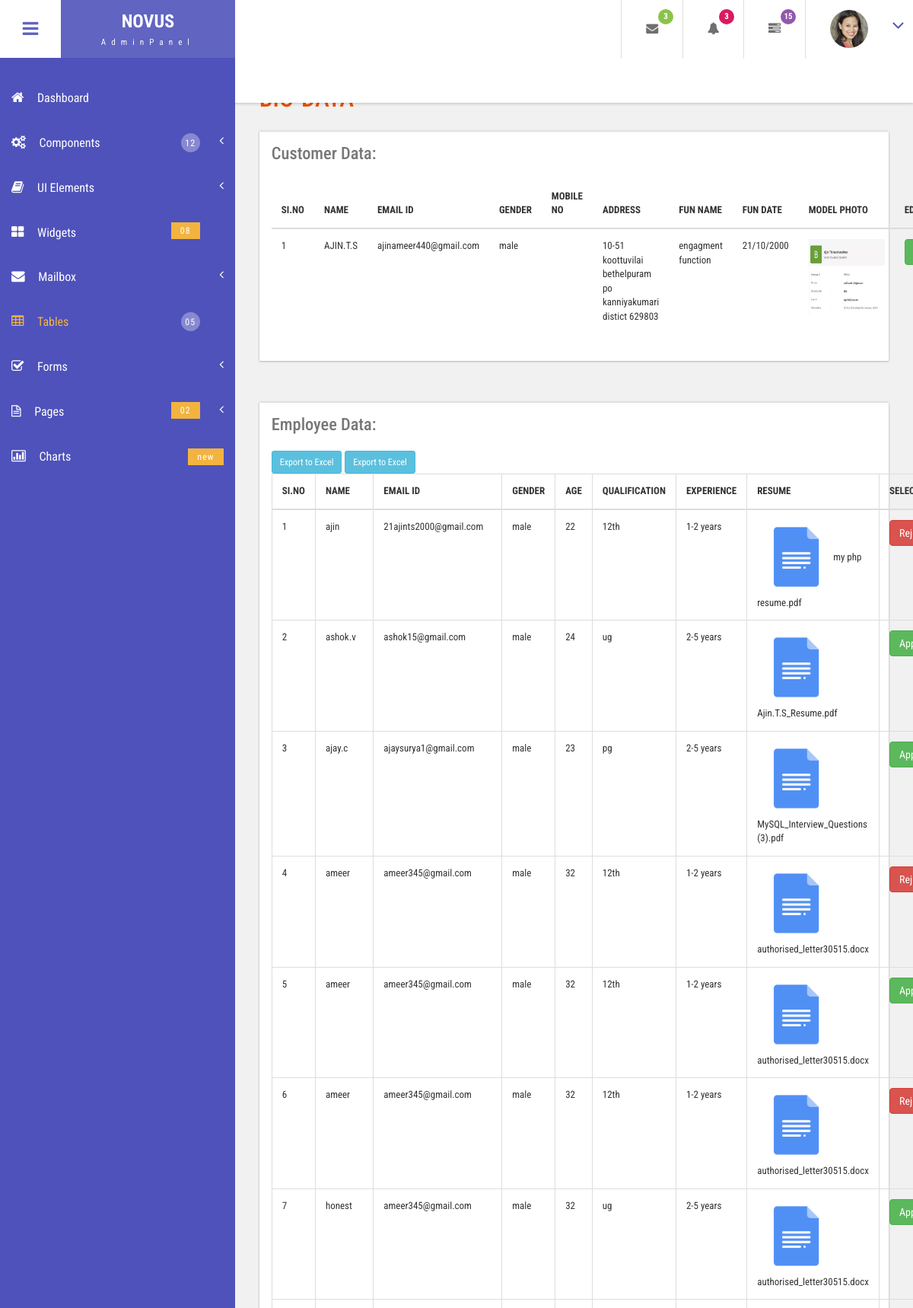
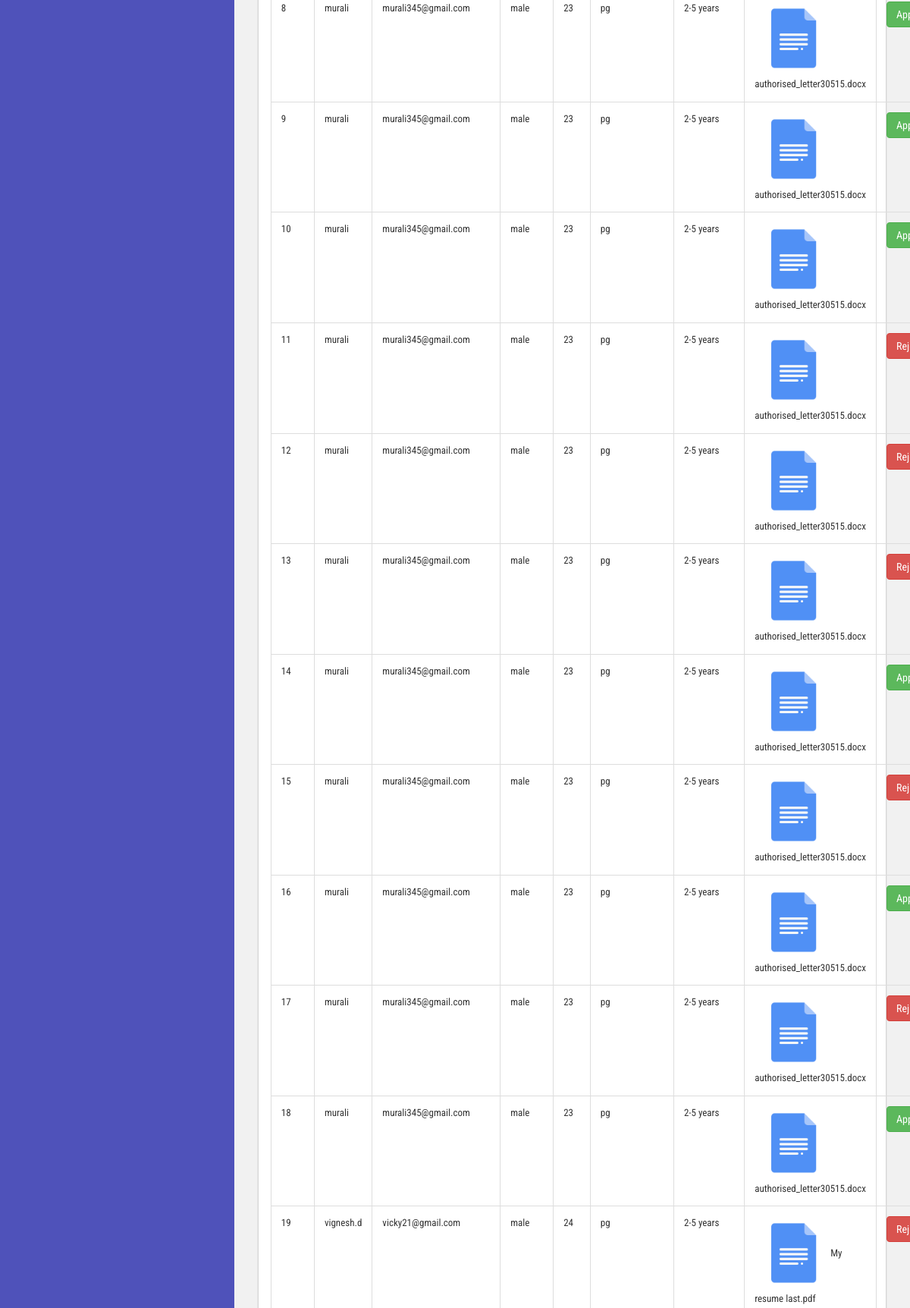
The page /admin/biodata.php (upper part) on the database its author committed (2 pictures, top to bottom).
### tables this page shows
CREATE TABLE `customer_table` (
  `cust_id` int(30) NOT NULL,
  `cust_name` varchar(30) NOT NULL,
  `cust_emailid` varchar(100) NOT NULL,
  `cust_gender` varchar(20) NOT NULL,
  `cust_address` varchar(500) NOT NULL,
  `cust_mobileno` varchar(40) NOT NULL,
  `function_name` varchar(30) NOT NULL,
  `function_date` varchar(20) NOT NULL,
  `model_photo` varchar(400) NOT NULL
);

CREATE TABLE `employee_details` (
  `emp_id` int(30) NOT NULL,
  `name` varchar(30) NOT NULL,
  `email` varchar(100) NOT NULL,
  `gender` varchar(20) NOT NULL,
  `age` varchar(20) NOT NULL,
  `qualification` varchar(50) NOT NULL,
  `experience` varchar(30) NOT NULL,
  `resume` varchar(500) NOT NULL,
  `job_id` int(50) NOT NULL,
  `status` int(10) NOT NULL
);

### admin/biodata.php (the view, shortened to what this page needs)
<!DOCTYPE HTML>
<html>
<head>
<link href="css/bootstrap.css" rel='stylesheet' type='text/css' />
<link href="css/style.css" rel='stylesheet' type='text/css' />
<link href="css/font-awesome.css" rel="stylesheet">
<link href="css/animate.css" rel="stylesheet" type="text/css" media="all">
<link href="css/custom.css" rel="stylesheet">
</head>
<body class="cbp-spmenu-push">
	<div class="main-content">
		<div class=" sidebar" role="navigation">
            <div class="navbar-collapse">
				<nav class="cbp-spmenu cbp-spmenu-vertical cbp-spmenu-left" id="cbp-spmenu-s1">
					<ul class="nav" id="side-menu">
						<li>
							<a href="dashboard.php"><i class="fa fa-home nav_icon"></i>Dashboard</a>
						</li>
						<li>
							<a href="#"><i class="fa fa-cogs nav_icon"></i>Components <span class="nav-badge">12</span> <span class="fa arrow"></span></a>
						</li>
						<li class="">
							<a href="#"><i class="fa fa-book nav_icon"></i>UI Elements <span class="fa arrow"></span></a>
						</li>
						<li>
							<a href="widgets.php"><i class="fa fa-th-large nav_icon"></i>Widgets <span class="nav-badge-btm">08</span></a>
						</li>
						<li>
							<a href="#"><i class="fa fa-envelope nav_icon"></i>Mailbox<span class="fa arrow"></span></a>
						</li>
						<li>
							<a href="biodata.php"><i class="fa fa-table nav_icon"></i>Tables <span class="nav-badge">05</span></a>
						</li>
						<li>
							<a href="#"><i class="fa fa-check-square-o nav_icon"></i>Forms<span class="fa arrow"></span></a>
						</li>
						<li>
							<a href="#"><i class="fa fa-file-text-o nav_icon"></i>Pages<span class="nav-badge-btm">02</span><span class="fa arrow"></span></a>
						</li>
						<li>
							<a href="charts.php" class="chart-nav"><i class="fa fa-bar-chart nav_icon"></i>Charts <span class="nav-badge-btm pull-right">new</span></a>
						</li>
					</ul>
				</nav>
			</div>
		</div>
		<div class="sticky-header header-section ">
			<div class="header-left">
				<button id="showLeftPush"><i class="fa fa-bars"></i></button>
				<div class="logo">
					<a href="dashboard.php">
						<h1>NOVUS</h1>
						<span>AdminPanel</span>
					</a>
				</div>
				<div class="search-box">
					<form class="input">
						<label class="input__label" for="input-31">
						</label>
					</form>
				</div>
			</div>
			<div class="header-right">
				<div class="profile_details_left">
					<ul class="nofitications-dropdown">
						<li class="dropdown head-dpdn">
							<a href="#" class="dropdown-toggle" data-toggle="dropdown" aria-expanded="false"><i class="fa fa-envelope"></i><span class="badge">3</span></a>
						</li>
						<li class="dropdown head-dpdn">
							<a href="#" class="dropdown-toggle" data-toggle="dropdown" aria-expanded="false"><i class="fa fa-bell"></i><span class="badge blue">3</span></a>
						</li>
						<li class="dropdown head-dpdn">
							<a href="#" class="dropdown-toggle" data-toggle="dropdown" aria-expanded="false"><i class="fa fa-tasks"></i><span class="badge blue1">15</span></a>
						</li>
					</ul>
					<div class="clearfix"> </div>
				</div>
				<div class="profile_details">
					<ul>
						<li class="dropdown profile_details_drop">
							<a href="#" class="dropdown-toggle" data-toggle="dropdown" aria-expanded="false">
								<div class="profile_img">
									<span class="prfil-img"><img src="images/a.png" alt=""> </span>
									<i class="fa fa-angle-down lnr"></i>
								</div>
							</a>
						</li>
					</ul>
				</div>
				<div class="clearfix"> </div>
			</div>
			<div class="clearfix"> </div>
		</div>
		<div id="page-wrapper">
			<div class="main-page">
				<div class="tables">
					<h3 class="title1">BIO-DATA</h3>
					<div class="panel-body widget-shadow">
						<h4>Customer Data:</h4>
						<table class="table">
							<thead>
								<tr>
                                    <th>SI.NO</th>
                                    <th>NAME</th>
                                    <th>EMAIL ID</th>
                                    <th>GENDER</th>
                                    <th>MOBILE NO</th>
                                    <th>ADDRESS</th>
                                    <th>FUN NAME</th>
                                    <th>FUN DATE</th>
                                    <th>MODEL PHOTO</th>
                                    <th>EDIT</th>
								</tr>
							</thead>
                            <?php
                                require("connection.php");
                                $res=$con->query("select * from `customer_table`");
                                $count=$res->num_rows;
                                if($count>0)
                                {
	                            $count=0;
                                while($row=$res->fetch_assoc())
                                {
				                    $count+=1;
                             ?>
                            <tr>
                                <td><?php echo $count;?></td>
                                <td><?php echo $row["cust_name"];?></td>
                                <td><?php echo $row["cust_emailid"];?></td>
                                <td><?php echo $row["cust_gender"];?></td>
                                <td><?php echo $row["cust_mobileno"];?></td>
                                <td><?php echo $row["cust_address"];?></td>
                                <td><?php echo $row["function_name"];?></td>
                                <td><?php echo $row["function_date"];?></td>
                                <td><img src="<?php echo "modelphotos/".$row["model_photo"];?>"width="100px" height="100px"></td>
                                <td><a class="btn btn-success"href="edit.php?edit=<?php echo $row["cust_id"];?>">Edit</a></td>
                            </tr>
                            <?php
                                }
                            }
                            ?>
						</table>
					</div>
					<br>
					<div class="bs-example widget-shadow" data-example-id="bordered-table">
						<h4>Employee Data:</h4>
						<a href="exportxl.php?export" class="btn btn-info btn-sm">Export to Excel</a> <a href="exportpdf.php?export" class="btn btn-info btn-sm">Export to Excel</a>
						<br>
						<table class="table table-bordered">
                    <thead>
                        <tr>
                            <th>SI.NO</th>
                            <th>NAME</th>
                            <th>EMAIL ID</th>
                            <th>GENDER</th>
                            <th>AGE</th>
                            <th>QUALIFICATION</th>
                            <th>EXPERIENCE</th>
                            <th>RESUME</th>
                            <th>SELECTION</th>
                        </tr>
                    </thead>
                    <?php
                                require("connection.php");
                                $res=$con->query("select * from `employee_details`");
                                $count=$res->num_rows;
                                if($count>0)
                                {
	                            $count=0;
                                while($row=$res->fetch_assoc())
                                {
				                    $count+=1;
                             ?>
                        <tr>
                        <td><?php echo $count;?></td>
                                <td><?php echo $row["name"];?></td>
                                <td><?php echo $row["email"];?></td>
                                <td><?php echo $row["gender"];?></td>
                                <td><?php echo $row["age"];?></td>
                                <td><?php echo $row["qualification"];?></td>
                                <td><?php echo $row["experience"];?></td>
                                <td><img src="images/file.png" width=100 height=100><?php echo$row["resume"];?></td>
                                <td>
								<?php if($row["status"]==1){?>
									<button class="btn btn-success">Approve</button>
								<?php
								}
								?>
								<?php if($row["status"]==2){?>
									<button class="btn btn-danger">Rejected</button>
								<?php
								}
								?>
									</td>
                        </tr>
                        <?php
                                }
                            }
                        ?>
                    </table>
					</div>
				</div>
			</div>
		</div>
	</div>
</body>
</html>

### admin/css/custom.css (style rules this page uses)
#page-wrapper { padding:7em 2em 2.5em; background-color: #F1F1F1; }
.sidebar .arrow { float: right; }
.sidebar .fa.arrow:before { content: "\f104"; }

### rows shown on the page
customer_table: cust_name "AJIN.T.S", cust_emailid "ajinameer440@gmail.com", cust_gender "male", cust_address "10-51 koottuvilai bethelpuram po kanniyakumari distict 629803", function_name "engagment function", function_date "21/10/2000", model_photo (picture)
employee_details: name "ajin", email "21ajints2000@gmail.com", gender "male", age "22", qualification "12th", experience "1-2 years", resume "my php resume.pdf", status "Rejected"
employee_details: name "ashok.v", email "ashok15@gmail.com", gender "male", age "24", qualification "ug", experience "2-5 years", resume "Ajin.T.S_Resume.pdf", status "Approve"
employee_details: name "ajay.c", email "ajaysurya1@gmail.com", gender "male", age "23", qualification "pg", experience "2-5 years", resume "MySQL_Interview_Questions (3).pdf", status "Approve"
employee_details: name "ameer", email "ameer345@gmail.com", gender "male", age "32", qualification "12th", experience "1-2 years", resume "authorised_letter30515.docx", status "Rejected"
employee_details: name "ameer", email "ameer345@gmail.com", gender "male", age "32", qualification "12th", experience "1-2 years", resume "authorised_letter30515.docx", status "Approve"
employee_details: name "ameer", email "ameer345@gmail.com", gender "male", age "32", qualification "12th", experience "1-2 years", resume "authorised_letter30515.docx", status "Rejected"
employee_details: name "honest", email "ameer345@gmail.com", gender "male", age "32", qualification "ug", experience "2-5 years", resume "authorised_letter30515.docx", status "Approve"
employee_details: name "murali", email "murali345@gmail.com", gender "male", age "23", qualification "pg", experience "2-5 years", resume "authorised_letter30515.docx", status "Approve"
employee_details: name "murali", email "murali345@gmail.com", gender "male", age "23", qualification "pg", experience "2-5 years", resume "authorised_letter30515.docx", status "Approve"
employee_details: name "murali", email "murali345@gmail.com", gender "male", age "23", qualification "pg", experience "2-5 years", resume "authorised_letter30515.docx", status "Approve"
employee_details: name "murali", email "murali345@gmail.com", gender "male", age "23", qualification "pg", experience "2-5 years", resume "authorised_letter30515.docx", status "Rejected"
employee_details: name "murali", email "murali345@gmail.com", gender "male", age "23", qualification "pg", experience "2-5 years", resume "authorised_letter30515.docx", status "Rejected"
employee_details: name "murali", email "murali345@gmail.com", gender "male", age "23", qualification "pg", experience "2-5 years", resume "authorised_letter30515.docx", status "Rejected"
employee_details: name "murali", email "murali345@gmail.com", gender "male", age "23", qualification "pg", experience "2-5 years", resume "authorised_letter30515.docx", status "Approve"
employee_details: name "murali", email "murali345@gmail.com", gender "male", age "23", qualification "pg", experience "2-5 years", resume "authorised_letter30515.docx", status "Rejected"
employee_details: name "murali", email "murali345@gmail.com", gender "male", age "23", qualification "pg", experience "2-5 years", resume "authorised_letter30515.docx", status "Approve"
employee_details: name "murali", email "murali345@gmail.com", gender "male", age "23", qualification "pg", experience "2-5 years", resume "authorised_letter30515.docx", status "Rejected"
employee_details: name "murali", email "murali345@gmail.com", gender "male", age "23", qualification "pg", experience "2-5 years", resume "authorised_letter30515.docx", status "Approve"
employee_details: name "vignesh.d", email "vicky21@gmail.com", gender "male", age "24", qualification "pg", experience "2-5 years", resume "My resume last.pdf", status "Rejected"
